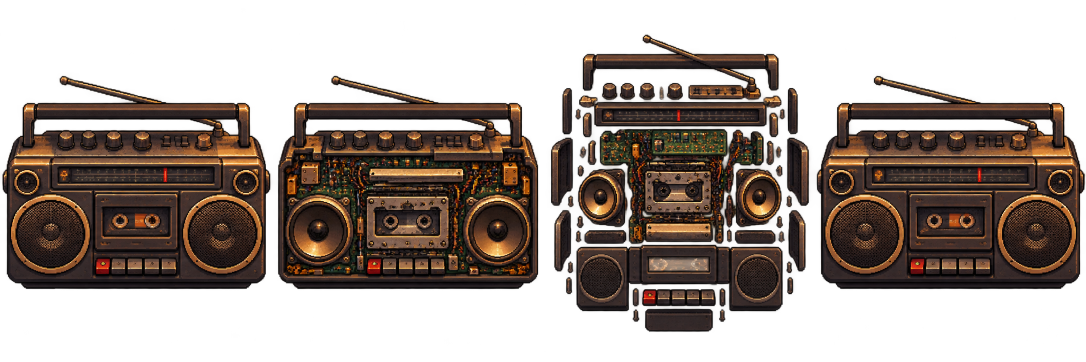
#> input picture assets/devices/boombox/concept-states.png, 2172 x 724 px, found by its file name (shown at 1/2 size)
$ python split-parts.py ../assets/devices/boombox/concept-states.png
#> lines starting #> are read from the running program, lines starting #| are printed output that depends on the picture; after the words box and inside, x2 and y2 are one past the last pixel; in counts of white or black regions, pixels touching at a corner belong together
# Вырезает детали с листа концептов устройства по их контуру, а не прямоугольником,
# чтобы в PNG детали не попадали куски соседних.
#   python scripts/split-parts.py remote
# Читает assets/devices/<device>/parts.json (имя + примерная рамка каждой детали),
# пишет assets/devices/<device>/parts/<имя>.png и дополняет parts.json точным положением (x, y).
# Если parts.json нет, размечает лист сам: первый столбец — view-closed, второй — view-open,
# последний — view-repaired, а каждая отдельная деталь между ними — part-NN (потом их можно переименовать).
import json, sys
from collections import deque
from pathlib import Path
from PIL import Image, ImageFilter

CORE_ALPHA = 235  # непрозрачное «тело» детали; полупрозрачное свечение вокруг деталей их не связывает
EDGE_GROW = 3     # пикселей вокруг тела, чтобы сохранить сглаженный край
MIN_COLUMN = 8    # столбец уже 8 px — это шум между видами, а не вид
MIN_PART = 60     # детали меньше 60 непрозрачных пикселей — крошки, а не детали

device = Path(__file__).resolve().parent.parent / 'assets' / 'devices' / sys.argv[1]
sheet = Image.open(device / 'concept-states.png').convert('RGBA')
#> sheet is the input picture: PIL image 2172x724 RGBA; mean R, G, B, A 34.9, 23.8, 17.3, 118.7
W, H = sheet.size
#> W = 2172; H = 724
core = sheet.getchannel('A').point(lambda v: 255 if v > CORE_ALPHA else 0)
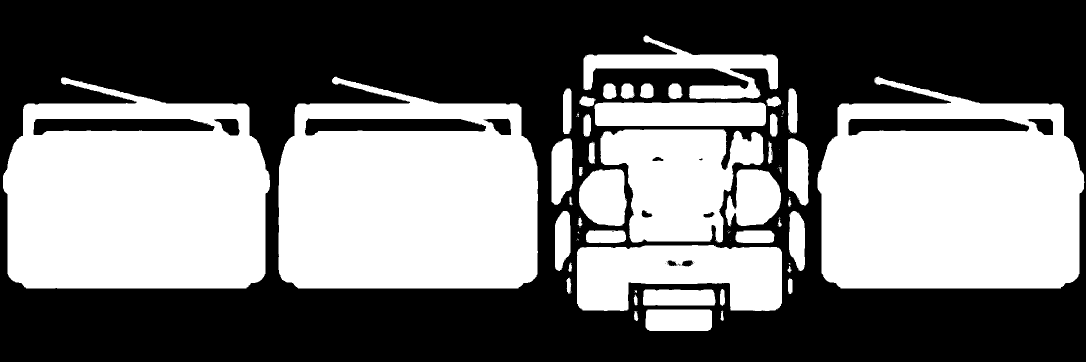
#> core: PIL image 2172x724 L (shown at 1/2 size); 45.5% white; 91 white regions (48 under 20 px), largest, box (x1, y1, x2, y2) and area: (6, 154, 540, 577) 178080, (1635, 153, 2169, 577) 177973, (557, 153, 1076, 577) 177750
cpx = core.load()

def components(x0, x1):
    """Связные непрозрачные области, лежащие в полосе x0..x1: (рамка, площадь)."""
    seen = bytearray(W * H); found = []
    for y in range(H):
        for x in range(x0, x1):
            if not cpx[x, y] or seen[y * W + x]:
                continue
            q = deque([(x, y)]); seen[y * W + x] = 1; bx0 = bx1 = x; by0 = by1 = y; n = 0
            while q:
                cx, cy = q.popleft(); n += 1
                bx0 = min(bx0, cx); bx1 = max(bx1, cx); by0 = min(by0, cy); by1 = max(by1, cy)
                for nx, ny in ((cx + 1, cy), (cx - 1, cy), (cx, cy + 1), (cx, cy - 1)):
                    if 0 <= nx < W and 0 <= ny < H and cpx[nx, ny] and not seen[ny * W + nx]:
                        seen[ny * W + nx] = 1; q.append((nx, ny))
            found.append(([bx0, by0, bx1 + 1, by1 + 1], n, [x, y]))
    return found

def detect():
    columns, start = [], None
    for x in range(W + 1):
        filled = x < W and core.crop((x, 0, x + 1, H)).getbbox() is not None
        if filled and start is None: start = x
        if not filled and start is not None:
            if x - start > MIN_COLUMN: columns.append((start, x))
            start = None
#> this loop made 2173 passes
#> filled on passes 1 to 12: False, False, False, False, False, False, True, True, True, True, True, True
#> after the loop, columns = [(6, 540), (557, 1076), (1103, 1146), (1153, 1567), (1576, 1617), (1635, 2169)]
    if len(columns) < 3: sys.exit(f'{device.name}: на листе меньше трёх видов, разметьте parts.json вручную')
    def view(name, c):
#> called with name = 'view-closed', c = (6, 540)
        top = core.crop((c[0], 0, c[1], H)).getbbox()
#> top = (0, 154, 534, 577)
        return {'name': name, 'box': [c[0], top[1], c[1], top[3]]}
    parts = [view('view-closed', columns[0]), view('view-open', columns[1]), view('view-repaired', columns[-1])]
    # Рамки деталей разобранного вида часто перекрываются, поэтому деталь задаётся точкой внутри неё (seed):
    # маска — ровно эта связная область, без соседей, чьи рамки попали внутрь.
    exploded = sorted((c for c in components(columns[1][1], columns[-1][0]) if c[1] >= MIN_PART), key=lambda c: (c[0][0] // 40, c[0][1]))
#> exploded = 38 items
    parts += [{'name': f'part-{i:02d}', 'box': b, 'seed': seed} for i, (b, n, seed) in enumerate(exploded, 1)]
#> parts = 41 items
    return {'pad': 6, 'parts': parts}

cfg_path = device / 'parts.json'
cfg = json.loads(cfg_path.read_text(encoding='utf-8')) if cfg_path.exists() else detect()
#> cfg = 2 items

def seed_mask(seed):
    """Маска одной связной области, содержащей точку seed."""
    mask = Image.new('L', (W, H), 0); mpx = mask.load()
    q = deque([tuple(seed)]); mpx[tuple(seed)] = 255
    while q:
        cx, cy = q.popleft()
        for nx, ny in ((cx + 1, cy), (cx - 1, cy), (cx, cy + 1), (cx, cy - 1)):
            if 0 <= nx < W and 0 <= ny < H and cpx[nx, ny] and not mpx[nx, ny]:
                mpx[nx, ny] = 255; q.append((nx, ny))
    return mask.filter(ImageFilter.MaxFilter(EDGE_GROW * 2 + 1))

def component_mask(box):
    """Маска всех непрозрачных компонент, центр которых лежит внутри рамки детали."""
    x0, y0, x1, y1 = box
    mask = Image.new('L', (W, H), 0); mpx = mask.load()
    seen = set()
    for y in range(y0, y1):
        for x in range(x0, x1):
            if not cpx[x, y] or (x, y) in seen:
                continue
            pts = []; q = deque([(x, y)]); seen.add((x, y))
            while q:
                cx, cy = q.popleft(); pts.append((cx, cy))
                for nx, ny in ((cx + 1, cy), (cx - 1, cy), (cx, cy + 1), (cx, cy - 1)):
                    if 0 <= nx < W and 0 <= ny < H and cpx[nx, ny] and (nx, ny) not in seen:
                        seen.add((nx, ny)); q.append((nx, ny))
            mx = sum(p[0] for p in pts) / len(pts); my = sum(p[1] for p in pts) / len(pts)
            if x0 <= mx < x1 and y0 <= my < y1:
                for p in pts: mpx[p] = 255
    return mask.filter(ImageFilter.MaxFilter(EDGE_GROW * 2 + 1))

out = device / 'parts'; out.mkdir(exist_ok=True)
for part in cfg['parts']:
    mask = seed_mask(part['seed']) if 'seed' in part else component_mask(part['box'])
    piece = Image.new('RGBA', (W, H), (0, 0, 0, 0))
    piece.paste(sheet, (0, 0), mask)
    bbox = piece.getbbox()
    piece.crop(bbox).save(out / f"{part['name']}.png", optimize=True)
    part['x'], part['y'] = bbox[0], bbox[1]
    print(part['name'], bbox)
#> this loop made 41 passes
#> bbox on passes 4 to 15: (1100, 274, 1148, 413), (1107, 419, 1144, 545), (1123, 174, 1145, 271), (1156, 189, 1194, 216), (1155, 331, 1168, 355), (1155, 335, 1257, 455), (1135, 390, 1149, 414), (1152, 432, 1168, 456), (1151, 487, 1567, 625), (1134, 522, 1147, 547), (1130, 552, 1146, 590), (1164, 68, 1559, 201)
#> (x0 in component_mask, y0 in component_mask, x1 in component_mask, bbox) on passes 1 to 3: (6, 154, 540, (3, 151, 543, 580)), (557, 153, 1076, (554, 150, 1079, 580)), (1635, 153, 2169, (1632, 150, 2172, 579))
#| view-closed (3, 151, 543, 580)
#| view-open (554, 150, 1079, 580)
#| view-repaired (1632, 150, 2172, 579)
#| part-01 (1100, 274, 1148, 413)
#| part-02 (1107, 419, 1144, 545)
#| part-03 (1123, 174, 1145, 271)
#| part-04 (1156, 189, 1194, 216)
#| part-05 (1155, 331, 1168, 355)
#> (further printed lines are left out)
#> pass 1, `mask = seed_mask(part['seed']) if 'seed' in part else component_mask(p..`:
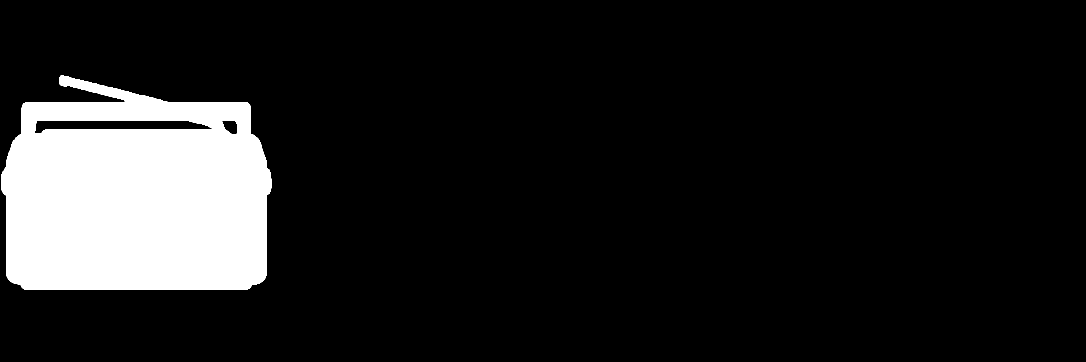
#> mask: PIL image 2172x724 L (shown at 1/2 size); 11.9% white; 1 white region, box (x1, y1, x2, y2) and area: (3, 151, 543, 580) 187617
#> pass 1, `piece.crop(bbox).save(out / f"{part['name']}.png", optimize=True)`:
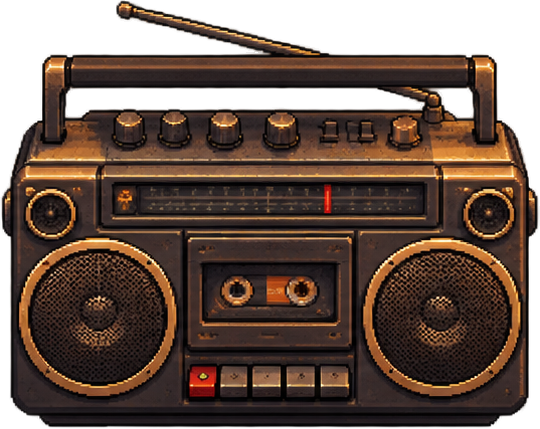
#> saved as view-closed.png: PIL image 540x429 RGBA; mean R, G, B, A 56.9, 38.6, 28.6, 197.1; transparent parts drawn white
#> after the loop:
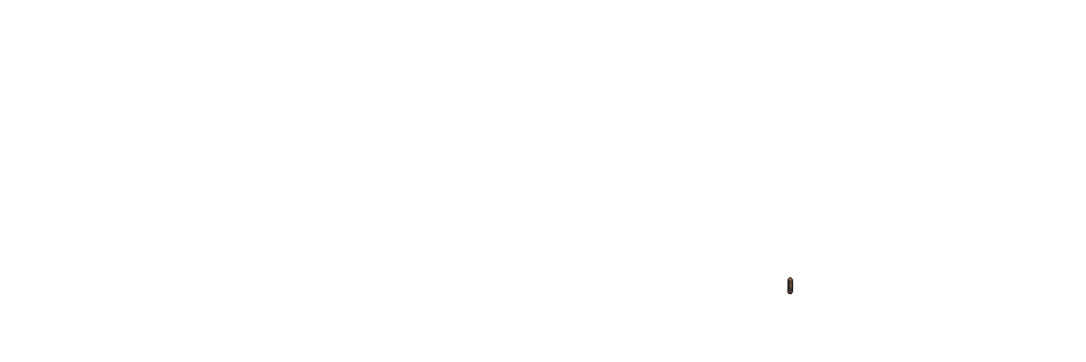
#> piece: PIL image 2172x724 RGBA (shown at 1/2 size); mean R, G, B, A 0, 0, 0, 0.1; transparent parts drawn white
cfg_path.write_text(json.dumps(cfg, ensure_ascii=False, indent=1), encoding='utf-8')
